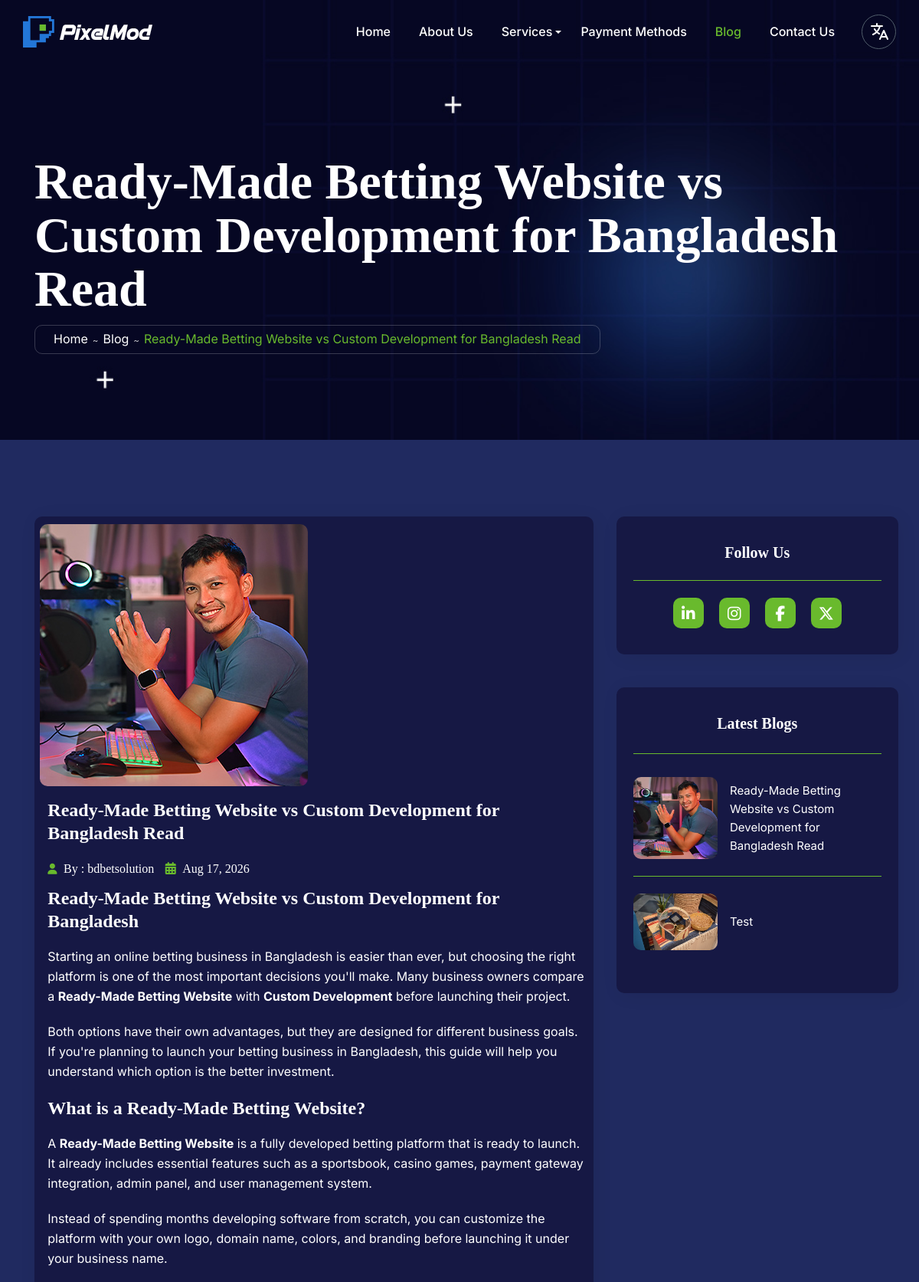
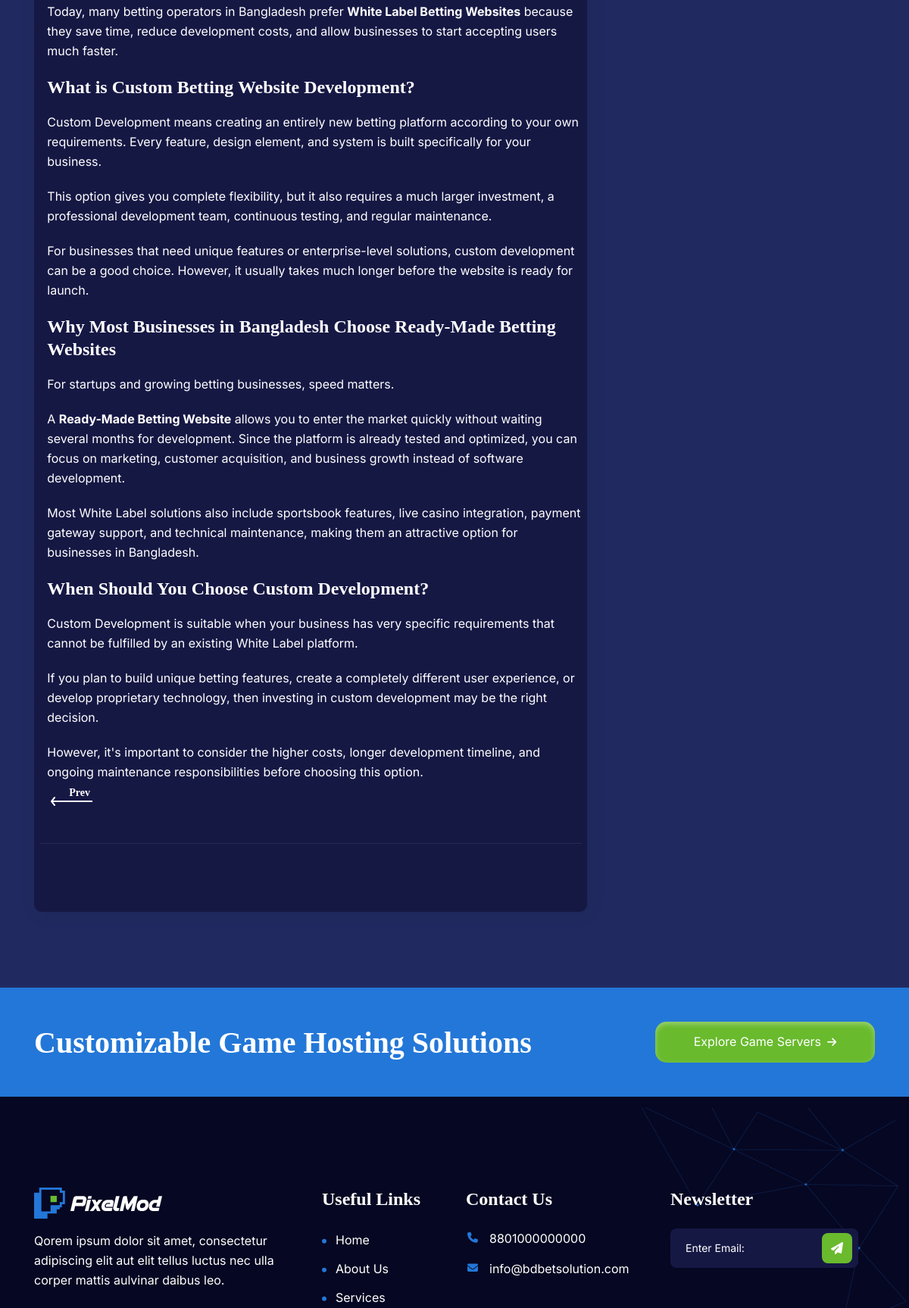
The page /blog/ready-made-betting-website-vs-custom-development-bangladesh (upper part) on the database its author committed (2 pictures, top to bottom).
### tables this page shows
CREATE TABLE `header_images` (
  `id` int(11) NOT NULL,
  `logo` varchar(255) DEFAULT '',
  `favicon` varchar(255) DEFAULT '',
  `title` varchar(255) DEFAULT ''
);

CREATE TABLE `blog` (
  `id` int(11) NOT NULL,
  `title` varchar(255) DEFAULT '',
  `language` varchar(50) DEFAULT '',
  `group_id` int(11) DEFAULT NULL,
  `name` varchar(255) DEFAULT '',
  `title_url` varchar(255) DEFAULT '',
  `blog_image` varchar(255) DEFAULT '',
  `image_alt` varchar(255) DEFAULT '',
  `page_title` varchar(255) DEFAULT '',
  `meta_title` varchar(255) DEFAULT '',
  `meta_detail` text DEFAULT NULL,
  `details` longtext DEFAULT NULL,
  `created_at` datetime DEFAULT current_timestamp(),
  `status` varchar(1) DEFAULT 'Y'
);

CREATE TABLE `socials_list` (
  `id` int(11) NOT NULL,
  `mail` varchar(255) DEFAULT '',
  `whatsapp` varchar(255) DEFAULT '',
  `facebook` varchar(255) DEFAULT '',
  `telegram` varchar(255) DEFAULT '',
  `youtube` varchar(255) DEFAULT '',
  `instagram` varchar(255) DEFAULT ''
);

### single-blog.php (the view, shortened to what the rows shown need)
<?php
require_once "admin/private/initialize.php";
$footer_socials = Sociallist::find_by_single_inquiry();
$blog_language = ($_SESSION['lang'] === 'bd') ? 'Bengali' : 'English';
$title_url = $_GET['title_url'] ?? '';
$blog = Blog::find_by_title_url($title_url, $blog_language);
$prev_blog = Blog::find_prev($blog->created_at, $blog_language);
$recent_blogs = Blog::find_by_recent($blog_language);
?>
<!DOCTYPE html>
<html lang="zxx">
 <head>
    <?php include "includes/head.php" ?>
</head>
<body>
    <div class="sub-outer-wrapper float-left w-100 position-relative">
        <?php include "includes/header.php" ?>
        <section class="float-left w-100 position-relative sub-banner-con main-box">
            <div class="container">
                <div class="row">
                    <div class="col-lg-12 col-md-12">
                        <div class="sub-inner-content-con d-flexs align-items-center justify-content-between">
                            <div class="sub-banner-left-con">
                                <h1 class="text-white"><?php echo $blog->title ?></h1>
                            </div>
                            <div class="breadcrumb-con d-inline-block">
                                <ol class="breadcrumb mb-0">
                                    <li class="breadcrumb-item"><a href="/"><?php echo $hdr_nav_home ?></a></li>
                                    <li class="breadcrumb-item"><a href="blogs"><?php echo $hdr_nav_blog ?></a></li>
                                    <li class="breadcrumb-item active" aria-current="page"><?php echo $blog->title ?></li>
                                </ol>
                            </div>
                        </div>
                    </div>
                </div>
            </div>
        </section>
    </div>
    <section class="singleblog-section blogpage-section background-navy-light" id="single">
        <div class="container wow fadeIn" data-wow-duration="2s" data-wow-delay="0.3s">
            <div class="row">
                <div class="col-lg-8 col-md-12 col-sm-12 col-12">
                    <div class="main-box">
                        <figure class="image1 mb-3">
                            <img src="admin/<?php echo str_replace('\\', '/', $blog->picture_path()) ?>"
                                alt="<?php echo !empty($blog->image_alt) ? $blog->image_alt : $blog->title ?>"
                                class="img-fluid" loading="lazy">
                        </figure>
                        <div class="content1">
                            <h4><?php echo $blog->title ?></h4>
                            <div class="span-fa-outer-con">
                                <i class="fa-solid fa-user"></i>
                                <span class="text-size-14 text-mr">By : <?php echo $blog->name ?></span>
                                <i class="mb-0 calendar fa-solid fa-calendar-days"></i>
                                <span class="mb-0 text-size-14"><?php echo date('M d, Y', strtotime($blog->created_at)) ?></span>
                            </div>
                            <div class="text-size-14 blog-details-content"><?php echo $blog->details ?></div>
                        </div>
                    </div>
                </div>
                <div class="col-lg-4 col-md-12 col-sm-12 col-12 column">
                    <div class="box1 box5">
                        <?php foreach ($recent_blogs as $i => $feed_blog) { ?>
                        <div class="feed<?php echo $i === array_key_last($recent_blogs) ? ' feed4' : '' ?>">
                            <figure class="feed-image mb-0">
                                <img src="admin/<?php echo str_replace('\\', '/', $feed_blog->picture_path()) ?>"
                                    alt="<?php echo !empty($feed_blog->image_alt) ? $feed_blog->image_alt : $feed_blog->title ?>"
                                    class="img-fluid" loading="lazy">
                            </figure>
                            <a href="blog/<?php echo $feed_blog->title_url ?>" class="mb-0"><?php echo $feed_blog->title ?></a>
                        </div>
                        <?php } ?>
                    </div>
                </div>
            </div>
        </div>
    </section>
    <section class="float-left w-100 cta-con2 position-relative main-box background-blue">
        <div class="container wow fadeInUp" data-wow-duration="2s" data-wow-delay="0.3s">
            <div class="d-flex justify-content-between align-items-center">
                <h2 class="text-white mb-0">Customizable Game Hosting Solutions</h2>
            </div>
        </div>
    </section>
    <?php include "includes/footer.php" ?>
</body>
 </html>

### includes/header.php (shortened to what the rows shown need)
<?php
  $site_logo_list = Header::find_by_order();
  $site_logo = !empty($site_logo_list) ? $site_logo_list[0] : false;
  $site_logo_src = ($site_logo && !empty($site_logo->logo)) ? 'admin/' . str_replace('\\', '/', $site_logo->picture_path()) : 'assets/images/logo.png';
  $site_logo_alt = ($site_logo && !empty($site_logo->title)) ? $site_logo->title : '';
?>
<header class="w-100 float-left header-con main-box position-relative">
  <div class="container">
    <nav class="navbar navbar-expand-lg navbar-light">
      <a class="navbar-brand" href="<?php echo $base_url ?>">
        <figure class="mb-0">
          <img src="<?php echo htmlspecialchars($site_logo_src) ?>" alt="<?php echo htmlspecialchars($site_logo_alt) ?>">
        </figure>
      </a>
    </nav>
  </div>
</header>

### includes/footer.php (shortened to what the rows shown need)
<?php
  $footer_socials = Sociallist::find_by_single_inquiry();
?>
<section class="float-left w-100 position-relative footer-con main-box background-navy-dark padding-top">
  <div class="container">
    <div class="middle-portion">
      <div class="row">
        <div class="col-lg-4 col-md-6 col-sm-6 col-12">
          <a href="<?php echo $base_url ?>">
            <figure class="footer-logo">
              <img src="<?php echo htmlspecialchars($site_logo_src) ?>" class="img-fluid" alt="<?php echo htmlspecialchars($site_logo_alt) ?>">
            </figure>
          </a>
        </div>
        <div class="col-lg-3 col-md-6 col-sm-6 col-12 pr-0">
          <div class="icon footer-inner-links">
            <ul class="list-unstyled mb-0">
              <li class="text">
                <i class="fa fa-phone fa-icon footer-location"></i>
                <a href="tel:+61383766284" class="mb-0 text text-decoration-none text-size-16"><?php echo $footer_socials->whatsapp; ?></a>
              </li>
              <li class="text">
                <i class="fa fa-envelope fa-icon footer-location"></i>
                <a href="mailto:Info@pixelmod.com"
                  class="mb-0 text text-decoration-none text-size-16"><?php echo $footer_socials->mail; ?></a>
              </li>
            </ul>
          </div>
        </div>
      </div>
    </div>
  </div>
</section>

### rows shown on the page
header_images: logo (picture)
blog: title "Ready-Made Betting Website vs Custom Development for Bangladesh Read", blog_image (picture), name "bdbetsolution", created_at "Aug 17, 2026", details "Ready-Made Betting Website vs Custom Development for Bangladesh Starting an online betting business in Bangladesh is easier than ever, but choosing the right platform is one of the most important decisions you'll make. Many business owners compare a Ready-Made Betting Website with Custom Development before launching their project. Both options have their own advantages, but they are designed for different business goals. If you're planning to launch your betting business in Bangladesh, this guide will help you understand which option is the better investment. What is a Ready-Made Betting Website? A Ready-Made Betting Website is a fully developed betting platform that is ready to launch. It…"
blog: blog_image (picture), title "Test"
socials_list: whatsapp "8801000000000", mail "info@bdbetsolution.com"

### other values the page prints
$hdr_nav_home "Home"
$hdr_nav_about "About Us"
$hdr_nav_services "Services"
$payment_link "Payment Methods"
$hdr_nav_blog "Blog"
$hdr_cta_contact "Contact Us"
$foooter_about_title "Qorem ipsum dolor sit amet, consectetur adipiscing elit aut elit tellus luctus nec ulla corper mattis aulvinar daibus leo."
$useful_links "Useful Links"
$contact_us "Contact Us"
$newsletter "Newsletter"
